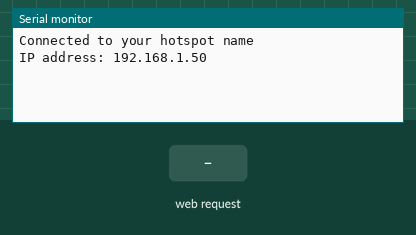
Simulated run of this sketch. Board: ESP8266 (NodeMCU). Shown: the last lines printed to the serial monitor. The test bench sets the inputs (shaded band). WiFi joins after 1.5 s; servers stay silent unless stated.

Above: at 2.3 s.
2.4 s: HTTP request GET /A received
At 3.0 s:
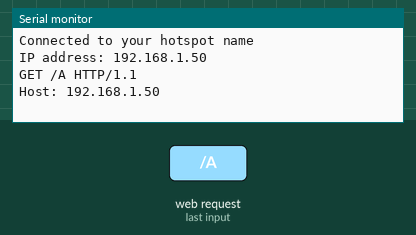
3.9 s: HTTP request GET /B received
At 5.1 s:
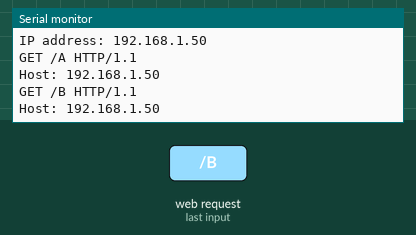
5.4 s: HTTP request GET /C received
At 6.5 s:
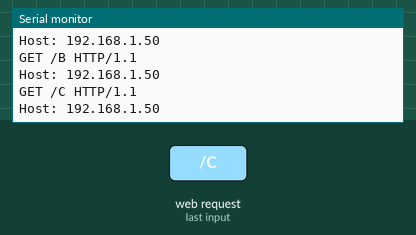
6.9 s: HTTP request GET /D received
At 7.7 s:
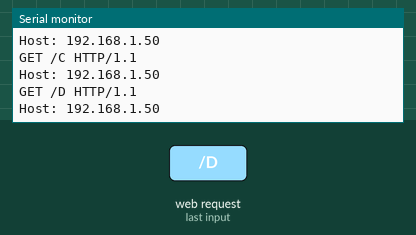

The sketch:

Esp8266_CODE.ino
```cpp
#include <ESP8266WiFi.h>

const char* ssid = "your hotspot name";  //enter your hotspot name.
const char* password = "your hotspot password"; //enter your hotspot password.
WiFiServer server(80);

void printWiFiStatus();

void setup(void) {
  Serial.begin(9600);
  WiFi.begin(ssid, password);


  // Start TCP server.
  server.begin();
}

void loop(void) {
  // Check if module is still connected to WiFi.
  if (WiFi.status() != WL_CONNECTED) {
    while (WiFi.status() != WL_CONNECTED) {
      delay(500);
    }
    // Print the new IP to Serial.
    printWiFiStatus();
  }

  WiFiClient client = server.available();

  if (client) {
    while (client.connected()) {
      if (client.available()) {
        String command = client.readStringUntil('\r');
        Serial.print(command);
        if (command == "A") {
          Serial.print("A");
        }
        else if (command == "B") {
          Serial.print("B");
        }
        else if (command == "C") {
          Serial.print("C");
        }
        else if (command == "D") {
          Serial.print("D");
        }
      }
    }
    client.stop();
  }
}

void printWiFiStatus() {
  Serial.println("");
  Serial.print("Connected to ");
  Serial.println(ssid);
  Serial.print("IP address: ");
  Serial.println(WiFi.localIP());
}
```

Measured:
- after the input at 2.4 s, the serial monitor: prints a new line at once (image 1)
- after the input at 3.9 s, the serial monitor: prints a new line at once (image 2)
- after the input at 5.4 s, the serial monitor: prints a new line at once (image 3)
- after the input at 6.9 s, the serial monitor: prints a new line at once (image 4)
